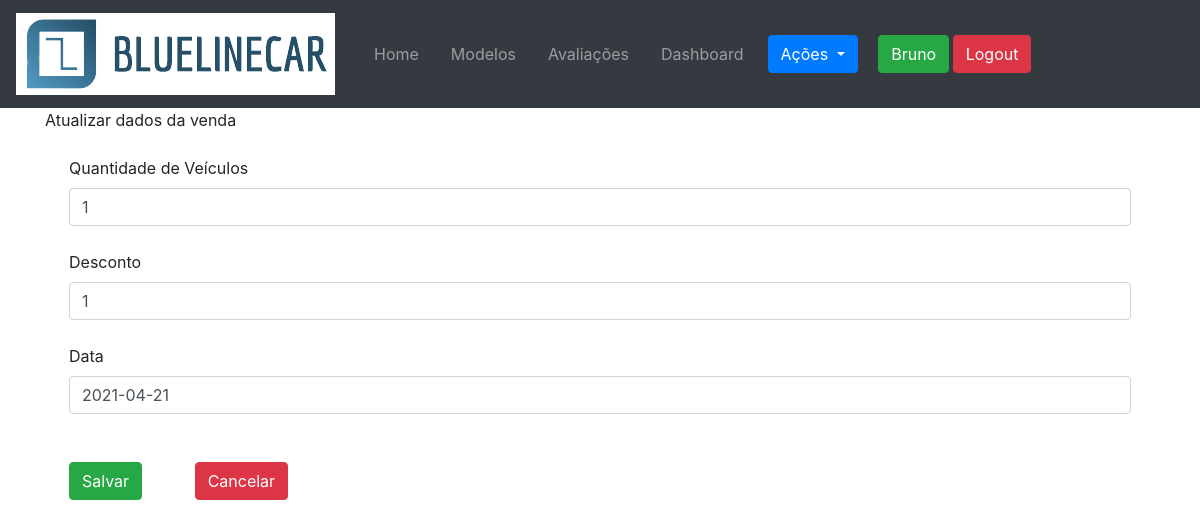
/Pages/vendas/atualizaVenda.php?id=1 (signed in), run on the app's committed database.
### tables this page shows
CREATE TABLE `venda` (
  `id` int(11) NOT NULL,
  `cpf_cliente` varchar(14) NOT NULL,
  `nome_cliente` varchar(255) NOT NULL,
  `cpf_vendedor` varchar(14) NOT NULL,
  `nome_vendedor` varchar(255) NOT NULL,
  `id_veiculo` int(11) NOT NULL,
  `quantidade` int(11) NOT NULL,
  `valor_veiculo` decimal(15,7) NOT NULL,
  `nome_modelo` varchar(50) NOT NULL,
  `desconto` int(11) NOT NULL,
  `data_venda` date NOT NULL
);

### Pages/vendas/atualizaVenda.php (the view, shortened to what this page needs)
<?php
    $pdo = new Connect;
    if (isset($_REQUEST['id']) and !empty($_REQUEST['id'])) {
        $id = $_REQUEST['id'];
        $res = $pdo->prepare("SELECT * FROM venda WHERE id = :id");
        $res->bindValue(":id", $id);
        $res->execute();
        $venda = $res->fetch(PDO::FETCH_ASSOC);
    } else {
        header("Location: ./list.php");
    }
?>
<!DOCTYPE html>
<html lang="pt-br">
    <head>
        <link rel="stylesheet" href="https://maxcdn.bootstrapcdn.com/bootstrap/4.0.0/css/bootstrap.min.css">
        <link rel="stylesheet" href="../../style/index/index.scss">
        <link rel="stylesheet" href="../../style/navbar/navbar.scss">
        <link rel="stylesheet" href="../../style/footer/footer.scss">
        <link rel="stylesheet" href="style/list.scss">
        <link rel="stylesheet" href="https://cdnjs.cloudflare.com/ajax/libs/font-awesome/4.7.0/css/font-awesome.min.css">
    </head>
    <body>
        <nav class="navbar navbar-expand-lg navbar-dark bg-dark bg-gradient">
            <img class="navbar-brand logo-size" src="../../assets/images/logo.png" alt="">
            <div class="container-fluid">
                <div class="collapse navbar-collapse navbar-container" id="navbarSupportedContent">
                    <div>
                        <ul class="navbar-nav me-auto mb-2 mb-lg-0">
                            <li class="nav-item mr-3">
                                <a class="nav-link" href="../../index.php">Home<span class="sr-only">(current)</span></a>
                            </li>
                            <li class="nav-item mr-3">
                                <a class="nav-link" href="../../index.php#modelo">Modelos</a>
                            </li>
                            <li class="nav-item mr-3">
                                <a class="nav-link" href="#">Avaliações</a>
                            </li>
                            <li class="nav-item mr-3">
                                <a class="nav-link" href="#">Dashboard</a>
                            </li>
                        </ul>
                    </div>
                    <div>
                        <div class="btn-group mr-3" dropdown>
                            <ul class="navbar-nav mr-auto">
                                <li class="nav-item dropdown">
                                    <a class="btn btn-primary dropdown-toggle size-button" href="#" id="navbarDropdown" role="button" data-toggle="dropdown" aria-haspopup="true" aria-expanded="false">
                                        Ações
                                    </a>
                                </li>
                            </ul>
                        </div>
                        <div class="btn-group mr-3">
                            <a href="../login/loginUser.php">
                                <button class="btn btn-success size-button">
                                    <?php echo $_SESSION['nome']; ?>
                                </button>
                                <button class="btn btn-danger size-button">
                                    Logout
                                </button>
                            </a>
                        </div>
                    </div>
                </div>
            </div>
        </nav>
        <div class="container">
        <div class="text-main size-cadastro">Atualizar dados da venda</div>
            <form class="formulario" action="salvarAtualizacao.php?id=<?php echo $id; ?>" method="post">
                <div class="m-4">
                    <label for="quantidade" class="form-label">Quantidade de Veículos</label>
                    <input type="number" class="form-control" id="quantidade" name="quantidade" value="<?php echo $venda['quantidade'] ?>" required>
                </div>
                <div class="m-4">
                    <label for="desconto" class="form-label">Desconto</label>
                    <input type="number" class="form-control" id="desconto" name="desconto" value="<?php echo $venda['desconto'] ?>" required>
                </div>
                <div class="m-4">
                    <label for="data_venda" class="form-label">Data</label>
                    <input type="text" class="form-control" id="data_venda" name="data_venda" value="<?php echo $venda['data_venda'] ?>" required>
                </div>
                <input type="submit" class="btn btn-success m-4" value="Salvar" name="btnEditar" id="btnEditar">
                <a href="./list.php"><button type="button" class="btn btn-danger m-4">Cancelar</button></a>
            </form>
        </div>
    </body>
</html>

### data on the page
venda: quantidade "1", desconto "1", data_venda "2021-04-21"

### other printed values
$_SESSION['nome'] "Bruno"
